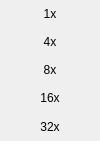
<?xml version="1.0" encoding="UTF-8"?>
<ui version="4.0">
 <class>PlayBackSpeed</class>
 <widget class="QWidget" name="PlayBackSpeed">
  <property name="geometry">
   <rect>
    <x>0</x>
    <y>0</y>
    <width>100</width>
    <height>141</height>
   </rect>
  </property>
  <property name="sizePolicy">
   <sizepolicy hsizetype="Fixed" vsizetype="Fixed">
    <horstretch>0</horstretch>
    <verstretch>0</verstretch>
   </sizepolicy>
  </property>
  <property name="contextMenuPolicy">
   <enum>Qt::DefaultContextMenu</enum>
  </property>
  <property name="autoFillBackground">
   <bool>false</bool>
  </property>
  <layout class="QGridLayout" name="gridLayout">
   <property name="leftMargin">
    <number>0</number>
   </property>
   <property name="topMargin">
    <number>0</number>
   </property>
   <property name="rightMargin">
    <number>0</number>
   </property>
   <property name="bottomMargin">
    <number>0</number>
   </property>
   <property name="spacing">
    <number>0</number>
   </property>
   <item row="0" column="0">
    <layout class="QVBoxLayout" name="verticalLayout">
     <property name="spacing">
      <number>0</number>
     </property>
     <item>
      <widget class="QPushButton" name="btn01X">
       <property name="sizePolicy">
        <sizepolicy hsizetype="Expanding" vsizetype="Expanding">
         <horstretch>0</horstretch>
         <verstretch>0</verstretch>
        </sizepolicy>
       </property>
       <property name="cursor">
        <cursorShape>PointingHandCursor</cursorShape>
       </property>
       <property name="focusPolicy">
        <enum>Qt::StrongFocus</enum>
       </property>
       <property name="autoFillBackground">
        <bool>false</bool>
       </property>
       <property name="text">
        <string notr="true">1x</string>
       </property>
       <property name="autoDefault">
        <bool>false</bool>
       </property>
       <property name="default">
        <bool>false</bool>
       </property>
       <property name="flat">
        <bool>true</bool>
       </property>
       <attribute name="buttonGroup">
        <string notr="true">buttonGroup</string>
       </attribute>
      </widget>
     </item>
     <item>
      <widget class="QPushButton" name="btn04X">
       <property name="sizePolicy">
        <sizepolicy hsizetype="Expanding" vsizetype="Expanding">
         <horstretch>0</horstretch>
         <verstretch>0</verstretch>
        </sizepolicy>
       </property>
       <property name="cursor">
        <cursorShape>PointingHandCursor</cursorShape>
       </property>
       <property name="focusPolicy">
        <enum>Qt::StrongFocus</enum>
       </property>
       <property name="autoFillBackground">
        <bool>false</bool>
       </property>
       <property name="text">
        <string notr="true">4x</string>
       </property>
       <property name="autoDefault">
        <bool>false</bool>
       </property>
       <property name="flat">
        <bool>true</bool>
       </property>
       <attribute name="buttonGroup">
        <string notr="true">buttonGroup</string>
       </attribute>
      </widget>
     </item>
     <item>
      <widget class="QPushButton" name="btn08X">
       <property name="sizePolicy">
        <sizepolicy hsizetype="Expanding" vsizetype="Expanding">
         <horstretch>0</horstretch>
         <verstretch>0</verstretch>
        </sizepolicy>
       </property>
       <property name="cursor">
        <cursorShape>PointingHandCursor</cursorShape>
       </property>
       <property name="focusPolicy">
        <enum>Qt::StrongFocus</enum>
       </property>
       <property name="autoFillBackground">
        <bool>false</bool>
       </property>
       <property name="text">
        <string notr="true">8x</string>
       </property>
       <property name="autoDefault">
        <bool>false</bool>
       </property>
       <property name="default">
        <bool>false</bool>
       </property>
       <property name="flat">
        <bool>true</bool>
       </property>
       <attribute name="buttonGroup">
        <string notr="true">buttonGroup</string>
       </attribute>
      </widget>
     </item>
     <item>
      <widget class="QPushButton" name="btn16X">
       <property name="sizePolicy">
        <sizepolicy hsizetype="Expanding" vsizetype="Expanding">
         <horstretch>0</horstretch>
         <verstretch>0</verstretch>
        </sizepolicy>
       </property>
       <property name="cursor">
        <cursorShape>PointingHandCursor</cursorShape>
       </property>
       <property name="focusPolicy">
        <enum>Qt::StrongFocus</enum>
       </property>
       <property name="autoFillBackground">
        <bool>false</bool>
       </property>
       <property name="text">
        <string notr="true">16x</string>
       </property>
       <property name="autoDefault">
        <bool>false</bool>
       </property>
       <property name="flat">
        <bool>true</bool>
       </property>
       <attribute name="buttonGroup">
        <string notr="true">buttonGroup</string>
       </attribute>
      </widget>
     </item>
     <item>
      <widget class="QPushButton" name="btn32X">
       <property name="minimumSize">
        <size>
         <width>0</width>
         <height>29</height>
        </size>
       </property>
       <property name="focusPolicy">
        <enum>Qt::StrongFocus</enum>
       </property>
       <property name="autoFillBackground">
        <bool>false</bool>
       </property>
       <property name="text">
        <string notr="true">32x</string>
       </property>
       <property name="checkable">
        <bool>false</bool>
       </property>
       <property name="autoDefault">
        <bool>false</bool>
       </property>
       <property name="flat">
        <bool>true</bool>
       </property>
       <attribute name="buttonGroup">
        <string notr="true">buttonGroup</string>
       </attribute>
      </widget>
     </item>
    </layout>
   </item>
  </layout>
 </widget>
 <layoutdefault spacing="6" margin="11"/>
 <resources/>
 <connections/>
 <buttongroups>
  <buttongroup name="buttonGroup"/>
 </buttongroups>
</ui>
